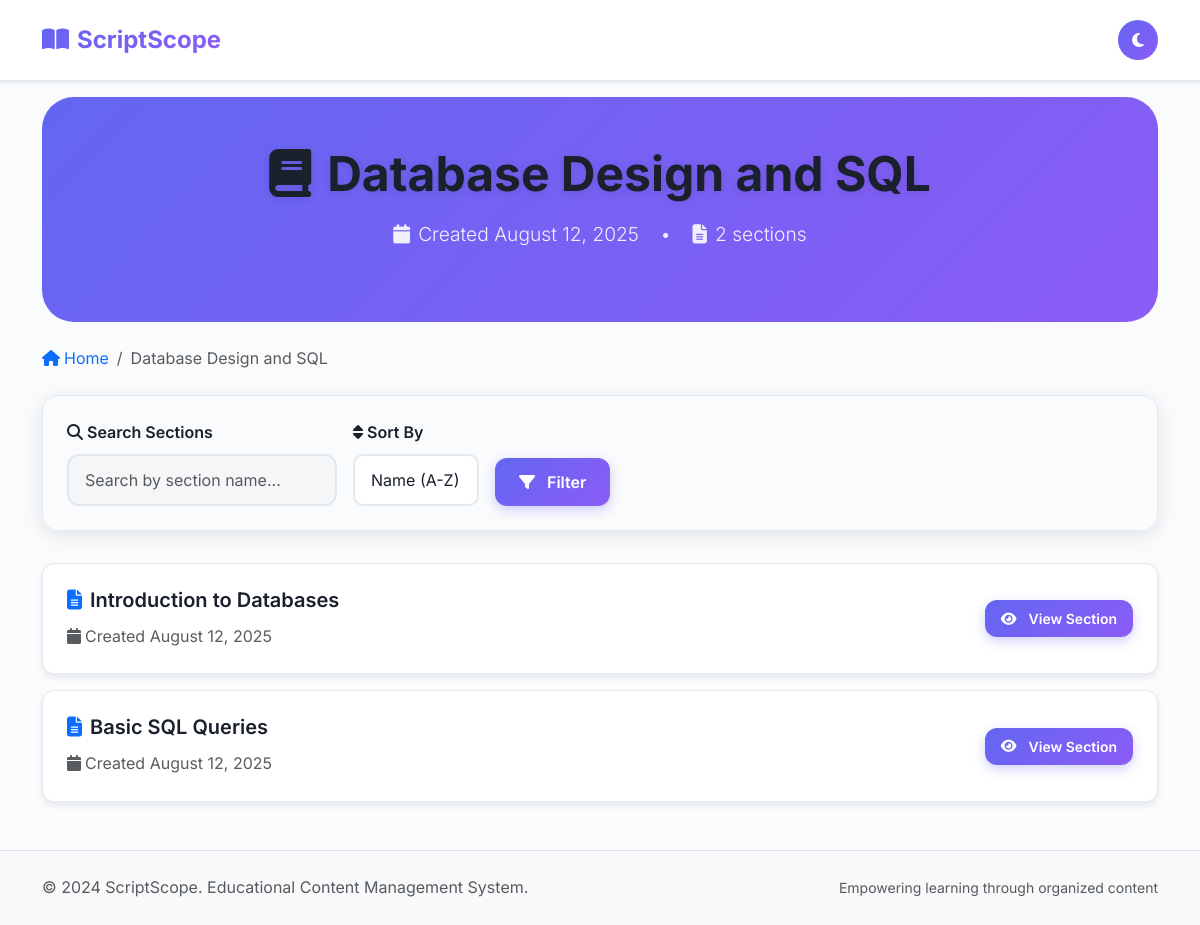
/chapter/4 (signed in), run on the app's committed database.
### backend/models.py (models this page shows)
class Chapter(db.Model):
    id = db.Column(db.Integer, primary_key=True)
    name = db.Column(db.String(200), nullable=False)
    admin_id = db.Column(db.Integer, db.ForeignKey('admin.id'), nullable=False)
    created_at = db.Column(db.DateTime, default=datetime.utcnow)
    sections = db.relationship('Section', backref='chapter', lazy=True, cascade='all, delete-orphan')
    chapter_comments = db.relationship('ChapterComment', backref='chapter', lazy=True, cascade='all, delete-orphan')

class Section(db.Model):
    id = db.Column(db.Integer, primary_key=True)
    name = db.Column(db.String(200), nullable=False)
    content = db.Column(db.Text, nullable=True)
    chapter_id = db.Column(db.Integer, db.ForeignKey('chapter.id'), nullable=False)
    created_at = db.Column(db.DateTime, default=datetime.utcnow)
    updated_at = db.Column(db.DateTime, default=datetime.utcnow, onupdate=datetime.utcnow)
    section_comments = db.relationship('SectionComment', backref='section', lazy=True, cascade='all, delete-orphan')

### backend/routes.py (the view)
@routes_bp.route('/chapter/<int:chapter_id>')
def chapter_detail(chapter_id):
    if 'user_id' not in session and 'admin_id' not in session:
        flash('Please log in to view chapter details', 'warning')
        return redirect(url_for('routes_bp.login'))
    chapter = Chapter.query.get_or_404(chapter_id)
    sections = Section.query.filter_by(chapter_id=chapter_id).all()
    comments = ChapterComment.query.filter_by(chapter_id=chapter_id).order_by(ChapterComment.created_at.desc()).all()
    return render_template('chapter_detail.html', chapter=chapter, sections=sections, comments=comments)

### frontend/templates/chapter_detail.html (shortened to what this page needs)
{% extends "user_base.html" %}
{% block content %}
<div class="container">
    <div class="hero" style="margin-bottom: 0; border-radius: 2rem; padding: 3rem 0;">
        <div class="text-center">
            <h1 class="display-5 fw-bold">
                <i class="fas fa-book me-3"></i>{{ chapter.name }}
            </h1>
            <p class="lead mb-4">
                <i class="fas fa-calendar me-2"></i>Created {{ chapter.created_at.strftime('%B %d, %Y') }}
                <span class="mx-3">•</span>
                <i class="fas fa-file-alt me-2"></i>{{ sections|length }} section{{ 's' if sections|length != 1 else '' }}
            </p>
        </div>
    </div>
    <nav aria-label="breadcrumb" class="my-4">
        <ol class="breadcrumb">
            <li class="breadcrumb-item">
                <a href="{{ url_for('routes_bp.index') }}" class="text-decoration-none">
                    <i class="fas fa-home me-1"></i>Home
                </a>
            </li>
            <li class="breadcrumb-item active">{{ chapter.name }}</li>
        </ol>
    </nav>
    <div class="search-filter-bar">
        <form method="GET" class="d-flex gap-3 align-items-end flex-wrap">
            <div class="flex-grow-1">
                <label for="search" class="form-label fw-semibold">
                    <i class="fas fa-search me-1"></i>Search Sections
                </label>
                <input type="text" id="search" name="search" class="form-control search-input"
                       placeholder="Search by section name..." value="{{ search }}">
            </div>
            <div>
                <label for="sort" class="form-label fw-semibold">
                    <i class="fas fa-sort me-1"></i>Sort By
                </label>
                <select id="sort" name="sort" class="form-select">
                    <option value="name" {{ 'selected' if sort_by == 'name' else '' }}>Name (A-Z)</option>
                </select>
            </div>
            <button type="submit" class="btn btn-primary">
                <i class="fas fa-filter me-1"></i>Filter
            </button>
        </form>
    </div>
    {% if sections %}
    <div class="section-list">
        {% for section in sections %}
        <div class="card section-card fade-in" style="animation-delay: {{ loop.index0 * 0.1 }}s">
            <div class="card-body">
                <div class="row align-items-center">
                    <div class="col-md-8">
                        <h5 class="card-title">
                            <i class="fas fa-file-alt me-2 text-primary"></i>{{ section.name }}
                        </h5>
                        <p class="card-text text-muted">
                            <i class="fas fa-calendar me-1"></i>Created {{ section.created_at.strftime('%B %d, %Y') }}
                        </p>
                    </div>
                    <div class="col-md-4 text-end">
                        <div class="d-flex gap-2 flex-wrap justify-content-end">
                            <a href="{{ url_for('routes_bp.section_detail', chapter_id=chapter.id, section_id=section.id) }}"
                               class="btn btn-primary btn-sm">
                                <i class="fas fa-eye me-1"></i>View Section
                            </a>
                        </div>
                    </div>
                </div>
            </div>
        </div>
        {% endfor %}
    </div>
    {% endif %}
</div>
{% endblock %}

### data on the page
Chapter: name "Database Design and SQL", created_at "August 12, 2025"
Section: name "Introduction to Databases", created_at "August 12, 2025"
Section: name "Basic SQL Queries", created_at "August 12, 2025"

### other printed values
{{ sections|length }} "2"
{{ 's' if sections|length != 1 else '' }} "s"
